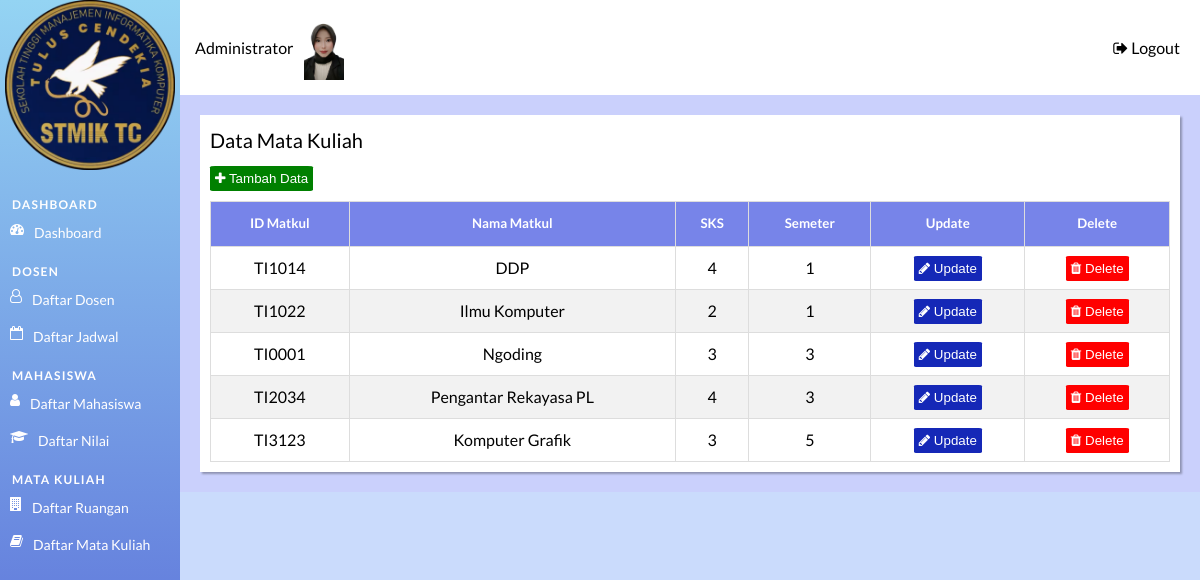
Screenshot of /admin/admin_home_page.php?page=matkul (signed in) with the database file from the repository.
### tables this page shows
CREATE TABLE `mata_kuliah` (
  `ID_Matkul` char(6) NOT NULL,
  `Nama_Matkul` varchar(30) NOT NULL,
  `SKS_Matkul` int(11) NOT NULL,
  `Semester` int(11) NOT NULL
);

### admin/matkul/index.php (the view, shortened to what this page needs)
<div class="tabel-page">
    <div class="tabel-heading">
        Data Mata Kuliah
    </div>
    <div class="button-container">
        <button class="button-input" id="myBtn" onclick="show_modal (0)">
            <i class="fa fa-plus" aria-hidden="true"></i> Tambah Data
        </button>
    </div>
    <table id="list-data" class="display">
        <thead>
            <tr>
                <th>
                    <h5>ID Matkul</h5>
                </th>
                <th>
                    <h5>Nama Matkul</h5>
                </th>
                <th>
                    <h5>SKS</h5>
                </th>
                <th>
                    <h5>Semeter</h5>
                </th>
                <th>
                    <h5>Update</h5>
                </th>
                <th>
                    <h5>Delete</h5>
                </th>
            </tr>
        </thead>
        <?php
        include "../config/db_connection.php";
        $sql = "SELECT * FROM mata_kuliah order by Semester";
        $result = mysqli_query($conn, $sql);
        if (mysqli_num_rows($result) > 0) {
            $i = 1;
            while ($row = mysqli_fetch_assoc($result)) {
        ?>
                <tr>
                    <td><?php echo $row["ID_Matkul"]; ?></td>
                    <td><?php echo $row["Nama_Matkul"]; ?></td>
                    <td><?php echo $row["SKS_Matkul"]; ?></td>
                    <td><?php echo $row["Semester"]; ?></td>
                    <td>
                        <button class="button-edit" id="buttonEdit<?= $i ?>" onclick="show_modal_edit(<?php echo $i ?>)">
                            <i class="fa fa-pencil" aria-hidden="true"></i>
                            Update
                        </button>
                    </td>
                    <td>
                        <a href='javascript:hapusData("<?php echo $row['ID_Matkul'] ?>", 2)'>
                            <button class="button-delete">
                                <i class="fa fa-trash" aria-hidden="true"></i> Delete
                            </button>
                        </a>
                    </td>
                </tr>
        <?php
                $i++;
            }
        } else {
            echo "0 results";
        }
        ?>
    </table>
</div>

### admin/admin_home_page.php (shortened to what this page needs)
<!DOCTYPE html>
    <head>
        <link rel="stylesheet" href="https://cdnjs.cloudflare.com/ajax/libs/font-awesome/4.7.0/css/font-awesome.min.css">
        <link rel="stylesheet" href="../assets/style/homepage.css">
        <link rel="stylesheet" href="../assets/style/tabel.css">
        <link rel="stylesheet" href="../assets/style/dashboard.css">
        <link rel="stylesheet" href="../assets/style/modal.css">
    </head>
    <body>
        <div class="container">
            <div id="page-h" class="page-header">
                <div class="page-logo">
                    <img class="logo" src="../assets/image/stmik.png"/>
                </div>
                <h3 class="menu-heading">Dashboard</h3>
                <a href="?page=dashboard"><i class="fa fa-tachometer fa-icon" aria-hidden="true"></i>Dashboard</a>
                <h3 class="menu-heading">Dosen</h3>
                <a href="?page=dosen" ><i class="fa fa-user-o fa-icon" aria-hidden="true"></i>Daftar Dosen</a>
                <a href="?page=jadwal_mengajar"><i class="fa fa-calendar-o fa-icon" aria-hidden="true"></i>Daftar Jadwal</a>
                <h3 class="menu-heading">Mahasiswa</h3>
                <a href="?page=mahasiswa"><i class="fa fa-user fa-icon" aria-hidden="true"></i>Daftar Mahasiswa</a>
                <a href="?page=nilai"><i class="fa fa-graduation-cap fa-icon" aria-hidden="true"></i>Daftar Nilai</a>
                <h3 class="menu-heading">Mata Kuliah</h3>
                <a href="?page=ruangan"><i class="fa fa-building fa-icon" aria-hidden="true"></i>Daftar Ruangan</a>
                <a href="?page=matkul"><i class="fa fa-book fa-icon" aria-hidden="true"></i>Daftar Mata Kuliah</a>
            </div>
            <div class="page-content">
                <div class="content-header">
                    <span>Administrator</span>
                    <img src="../assets/image/admin2.png" class="icon" />
                    <div class="admin-icon">
                    <a class="link" href="logout.php">
                        <i class="fa fa-sign-out" aria-hidden="true"></i>
                        <span>Logout</span>
                    </a>
                    </div>
                </div>
            <div class="content">
                <?php
                    if (isset($_GET['page'])) {
                        $page = $_GET['page'];
                        switch ($page) {
                            case "matkul":
                                include "matkul/index.php";
                                break;
                        }
                    }
                ?>
            </div>
        </div>
    </div>
    </body>
</html>

### assets/style/homepage.css (style rules this page uses)
* { padding: 0; margin: 0; box-sizing: border-box; }
a { text-decoration: none; }
.link { color: black; }
body { font: 16px/1.5 "Lato", sans-serif; }
.logo { width: 170px; }
.container { width: 100%; }
.page-header { position: fixed; margin :0; padding: 0; height: 100%; overflow: auto; width: 15%; background-image: linear-gradient(#94D4F3, #5564D6) !important; }
.page-header a, .dropdown-btn { padding: 8px 0px 8px 10px; text-decoration: none; width: 100%; font-size: 14px; color: #FFFEFE; display: block; border: none; background: none; transition: 0.3s; outline: none; text-align: left; }
.page-logo { display: table; margin: 0 auto; margin-bottom: 20px; }
.menu-heading { text-transform: uppercase; letter-spacing: 0.10em; font-size: 12px; margin-top: 12px; margin-left: 12px; color: #FFFEFE; }
.fa-icon { float: left; padding-right: 10px; }
.page-content { margin: 0; background-color: #CADBFC; height: 100%; width: 85%; position: absolute; right: 0; }
.icon { width: 40px; margin-left: 10px; }
.content-header { width: 100%; background-color: #FFFFFF; display: flex; align-items: center; padding: 15px 15px 15px 15px; }
.admin-icon { position: absolute; display: flex; align-items: center; right: 0; margin-right: 20px; }
.content { width: 100%; background-color:#CAD0FC; padding: 20px 20px 20px 20px; }

### assets/style/tabel.css (style rules this page uses)
.tabel-page { background-color: #ffff; box-shadow: 2px 2px 2px rgba(0, 0, 0, 0.3); padding: 10px; width: 100%; height: auto; }
#list-data { font: 16px/1.5 "Lato", sans-serif; border-collapse: collapse; width: 100%; }
#list-data td, #list-data th { border: 1px solid #ddd; padding: 8px; text-align: center; }
#list-data tr:nth-child(even) { background-color: #f2f2f2; }
#list-data th { padding-top: 12px; padding-bottom: 12px; text-align: center; background-color: #7784e9; color: white; }
.tabel-heading { font-size: 20px; margin-bottom: 10px; }
.button-container { margin-bottom: 10px; }
.button-input { background-color: green; border-radius: 5%; padding: 5px; border: none; color: #ffffff; }
.button-delete { background-color: #ff0000; border-radius: 5%; padding: 5px; border: none; color: #ffffff; }
.button-edit { background-color: #1528b7; border-radius: 5%; padding: 5px; border: none; color: #ffffff; }

### rows the page displays
mata_kuliah: ID_Matkul "TI1014", Nama_Matkul "DDP", SKS_Matkul "4", Semester "1"
mata_kuliah: ID_Matkul "TI1022", Nama_Matkul "Ilmu Komputer", SKS_Matkul "2", Semester "1"
mata_kuliah: ID_Matkul "TI0001", Nama_Matkul "Ngoding", SKS_Matkul "3", Semester "3"
mata_kuliah: ID_Matkul "TI2034", Nama_Matkul "Pengantar Rekayasa PL", SKS_Matkul "4", Semester "3"
mata_kuliah: ID_Matkul "TI3123", Nama_Matkul "Komputer Grafik", SKS_Matkul "3", Semester "5"
